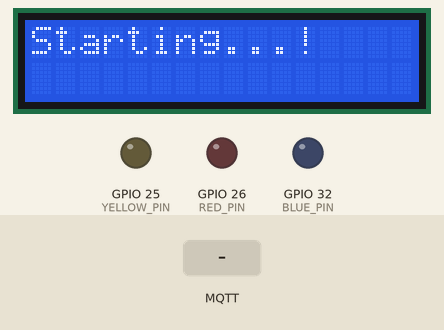
This program was run on a simulated ESP32. Parts: 16×2 character LCD, output pins drawn as LEDs (lit = HIGH). Inputs (shaded band) come from the test bench. WiFi joins after 1.5 s; servers stay silent unless stated; random numbers use the default seed unless the program sets one; no MQTT or app messages arrive unless stated; what the program prints to the serial monitor is not drawn.

Above: at 3.7 s.
3.8 s: MQTT message "5" arrives on the first subscribed topic
At 4.5 s:
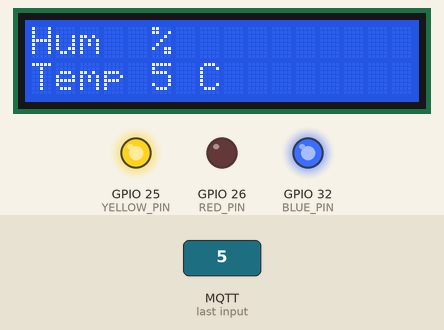
5.6 s: MQTT message "90" arrives on the first subscribed topic
At 6.4 s:
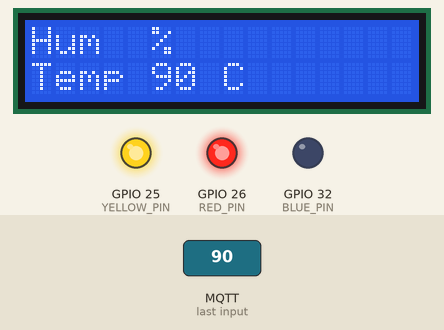
Timing chart, 0 to 8.6 s (numbered marks = the images above; inputs shaded):
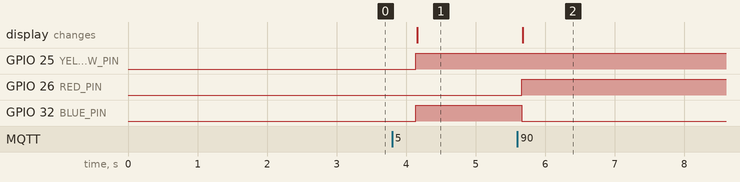

The program:

main.cpp
```cpp
#include <Arduino.h>
#include <PubSubClient.h>
#include <LiquidCrystal_I2C.h>
#include <WiFi.h>

// LCD config
const int LCD_COLS = 16;
const int LCD_ROWS = 2;
LiquidCrystal_I2C lcd(0x27, LCD_COLS, LCD_ROWS);

// WIFI config
const char *ssid = "Wokwi-GUEST";
const char *password = "";
WiFiClient wifiClient;

int count = 0;
int RED_PIN = 26;
int YELLOW_PIN = 25;
int BLUE_PIN = 32;

// MQTT client config
const char *mqttServer = "broker.hivemq.com";
const int mqttPort = 1883;
const char *mqttUser = "";
const char *mqttPassword = "";
const char *topic_sub = "ITKPS/Labmqtt/IT";
PubSubClient mqttClient(wifiClient);

void initLCD()
{
  lcd.init();
  lcd.backlight();
  lcd.clear();
  lcd.setCursor(0, 0);
  lcd.print("Starting...!");
  delay(1000);
}
void displayLCD(int col, int row, String msg, bool clear = true)
{
  if (clear)
    lcd.clear();
  lcd.setCursor(col, row);
  lcd.print(msg);
}

void setup_wifi()
{
  // Start by connecting to a WiFi network
  Serial.println();
  Serial.print("Connecting to ");
  Serial.println(ssid);
  WiFi.begin(ssid, password);
  while (WiFi.status() != WL_CONNECTED)
  {
    delay(500);
    Serial.print(".");
  }
  Serial.println();
  Serial.print("WiFi connected on ");
  Serial.print("IP address: ");
  Serial.print(WiFi.localIP());
  Serial.print(" MAC address: ");
  Serial.println(WiFi.macAddress());
}

void reconnectMQTT()
{
  // Loop until reconnected
  char mqttinfo[80];
  char clientId[100] = "\0";
  snprintf(mqttinfo, 75, "Attempting MQTT connection at %s:%d (%s/%s)...",
           mqttServer, mqttPort, mqttUser, mqttPassword);
  while (!mqttClient.connected())
  {
    Serial.println(mqttinfo);
    sprintf(clientId, "ESP32Client-%04X", random(0xffff));
    if (mqttClient.connect(clientId))
    {
      Serial.println("---> MQTT Broker connected...");
      mqttClient.subscribe(topic_sub); // subscribe here after connected
    }
    else
    {
      Serial.print("failed, rc=");
      Serial.print(mqttClient.state());
      Serial.println(" try again in 5 seconds");
      delay(5000); // Recommended: Wait 5 seconds before retrying
    }
  }
}

void mqttCallback(char *topic, byte *payload, unsigned int length)
{
  char Temp[128];
  char Humidity[128];
  bool behindspace = false;
  char payloadMsg[128];
  int tempIdx = 0, humIdx = 0;
  Serial.print("---> Message arrived in topic: ");
  Serial.println(topic);
  Serial.print("     Message:");
  for (int i = 0; i < length; i++)
  {
    Serial.print((char)payload[i]);
    payloadMsg[i] = (char)payload[i];
    if (payloadMsg[i] == ' ')
    {
      behindspace = true;
    }
    else if (!behindspace)
    {
      Temp[tempIdx++] = payload[i];
    }
    else
    {
      Humidity[humIdx++] = payload[i];
    }
  }
  payloadMsg[length] = '\0';
  Temp[tempIdx] = '\0';
  Humidity[humIdx] = '\0';
  Serial.println();
  Serial.println(Temp);
  Serial.println(Humidity);
  Serial.println("-----------------------");

  int temp = atoi(Temp);
  int hum = atoi(Humidity);

  if (temp > 35)
  {
    digitalWrite(RED_PIN, HIGH);
  }
  else
  {
    digitalWrite(RED_PIN, LOW);
  }

  // TOO COLD
  if (temp < 15)
  {
    digitalWrite(BLUE_PIN, HIGH);
  }
  else
  {
    digitalWrite(BLUE_PIN, LOW);
  }

  // HUMIDITY SQUAD
  if (hum < 30)
  {
    digitalWrite(YELLOW_PIN, HIGH);
  }
  else
  {
    digitalWrite(YELLOW_PIN, LOW);
  }
  displayLCD(0, 0, "Hum " + String(Humidity) + " %", true);
  displayLCD(0, 1, "Temp " + String(Temp) + " C", false);
}

void setup()
{
  Serial.begin(115200);
  initLCD();
  setup_wifi();
  pinMode(RED_PIN, OUTPUT);
  pinMode(YELLOW_PIN, OUTPUT);
  pinMode(BLUE_PIN, OUTPUT);
  // setup MQTT
  mqttClient.setServer(mqttServer, mqttPort);
  mqttClient.setCallback(mqttCallback); // set the callback function
}

void loop()
{
  if (!mqttClient.connected())
  {
    reconnectMQTT();
  }
  mqttClient.loop();
  delay(500);
}
```

Measured:
- after the input at 3.8 s, GPIO 25 (YELLOW_PIN), GPIO 32 (BLUE_PIN): LOW → HIGH after 0.34 s; the display: changes after 0.36 s (image 1)
- after the input at 5.6 s, GPIO 26 (RED_PIN): LOW → HIGH after 0.06 s; GPIO 32 (BLUE_PIN): HIGH → LOW after 0.06 s; the display: changes after 0.08 s (image 2)
